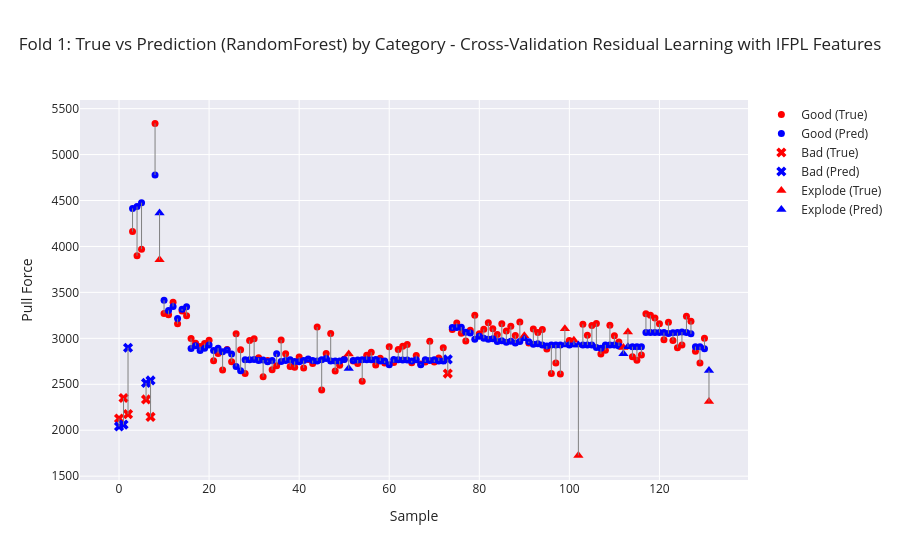
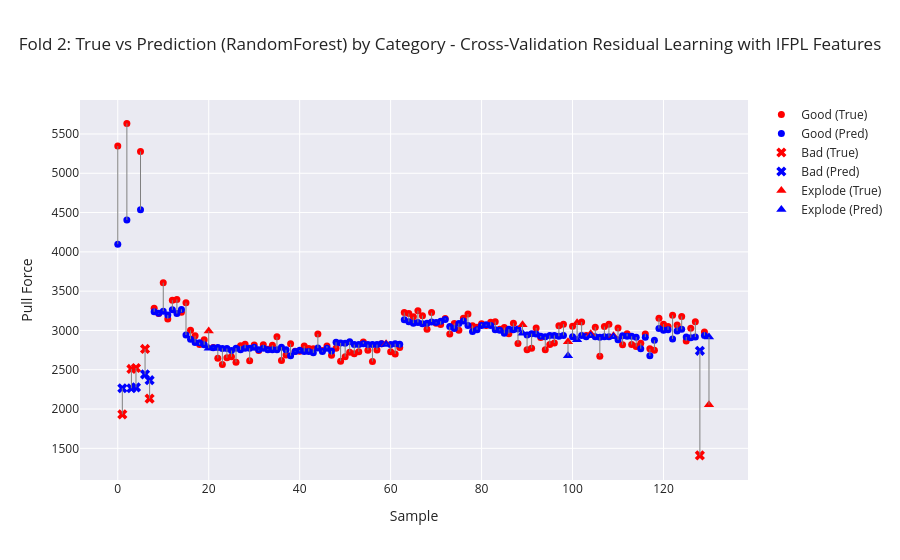
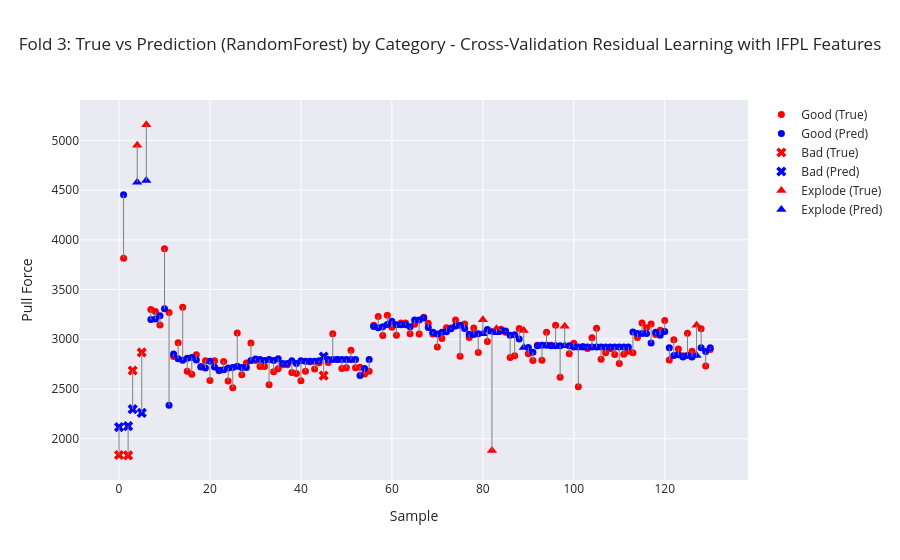

Notebook cell for these charts, in order:
### Markdown cell above
# Cross Validation

### Code cell
cross_df = pd.read_csv("data/train_dev_data.csv")

skf = StratifiedKFold(n_splits=3, shuffle=True, random_state=42)

mae_list = []
rmse_list = []
R2_list = []

for fold, (train_index, val_index) in enumerate(skf.split(cross_df["Sample ID"], cross_df["Category"])):
    x_tr, y_tr = get_features_and_target(cross_df.iloc[train_index], target_column) 
    x_val, y_val = get_features_and_target(cross_df.iloc[val_index], target_column)

    x_tr['Interfacial_Failure'] = compute_interfacial_failure(x_tr) 
    x_tr['Pullout_Failure'] = compute_pullout_failure(x_tr) 
    x_val['Interfacial_Failure'] = compute_interfacial_failure(x_val)
    x_val['Pullout_Failure'] = compute_pullout_failure(x_val)

    x_tr_scale = sc.fit_transform(X=x_tr)
    x_val_scale = sc.transform(x_val)

    if model == 'XGBoost':
        dtrain = xgb.DMatrix(x_tr_scale, label=y_tr)
        dval = xgb.DMatrix(x_val_scale, label=y_val)

        params = {
            'objective': 'reg:squarederror',
            'max_depth': 1,
            'eta': 0.57,
            'eval_metric': 'rmse'
        }

        num_boost_round = 20
        bst = xgb.train(params, dtrain, num_boost_round)

        preds = bst.predict(dval)

    elif model == 'TabPFN':
        regressor = TabPFNRegressor()
        regressor.fit(x_tr, y_tr)

        preds = regressor.predict(x_val)
    
    elif model == 'RandomForest':

    # Set the parameters for the Random Forest model
        params = {
            'n_estimators': 19,
            'max_depth': 5,
            'min_samples_split': 6,
            'min_samples_leaf': 3,
            'random_state': 42,
    }

        preds = RandomForestRegressor(**params).fit(x_tr_scale, y_tr).predict(x_val_scale)

    # Categories
    categories= cross_df.iloc[val_index]["Category"].values

    mae  = mean_absolute_error(y_val, preds)
    rmse = root_mean_squared_error(y_val, preds)
    R2   = r2_score(y_val, preds)

    mae_list.append(mae) 
    rmse_list.append(rmse) 
    R2_list.append(R2)

    plot_visualizer(
        true_vals=y_val,
        pred_vals=preds,
        categories=categories,
        title=f"Fold {fold+1}: True vs Prediction ({model}) by Category - Cross-Validation Residual Learning with IFPL Features"
    )

    print(f"\nFold {fold+1}")
    print("MAE :", mae)
    print("RMSE:", rmse)
    print("R²  :", R2)

mae_mean = np.mean(mae_list) 
rmse_mean = np.mean(rmse_list) 
R2_mean = np.mean(R2_list)
